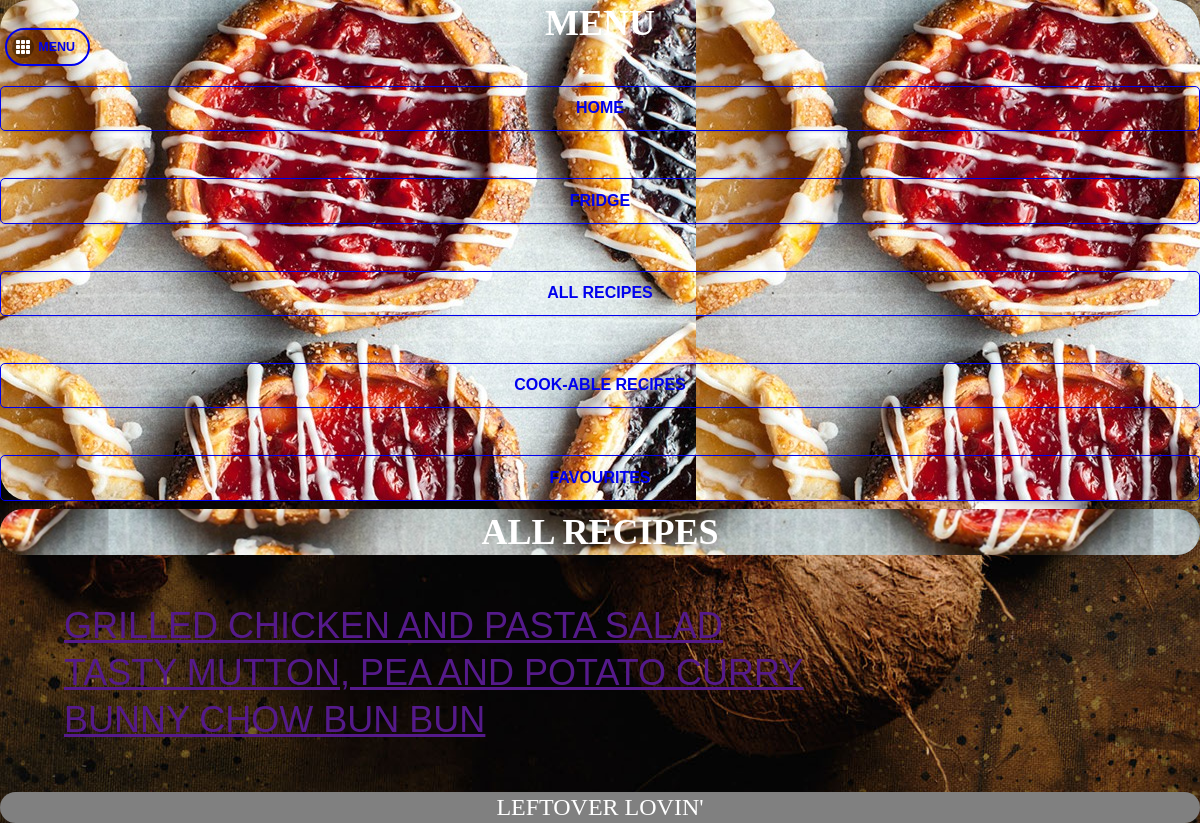
Screenshot of /AllRecipes.php with the database file from the repository.
### tables this page shows
CREATE TABLE IF NOT EXISTS `recipes` (
`ID` int(11) NOT NULL,
  `Name` varchar(500) NOT NULL,
  `Description` varchar(500) NOT NULL,
  `MealTime` varchar(500) NOT NULL,
  `Ingredients` varchar(500) NOT NULL,
  `Prep` varchar(500) NOT NULL,
  `score` int(11) NOT NULL,
  `votes` int(11) NOT NULL,
  `ImageLink` varchar(500) NOT NULL
);

### AllRecipes.php (the view, shortened to what this page needs)
<!DOCTYPE html>
<html>
	<head>
<?php include('stuff.php'); ?>
	</head>
	<body id="bodyP">
<?php include('panel.php'); ?>
		<div data-role="header" style="overflow:hidden;" id="headerP">
			<h1 id="homeH">All Recipes</h1>
			<a href="#myPanel" title="Click to display options" class="ui-btn-left ui-btn ui-btn-inline ui-mini ui-corner-all ui-btn-icon-left ui-icon-grid" id="menuB">Menu</a>
		</div>
		<div data-role="main" class="ui-content" id="main">
			<ul id="main" id="listRecipies" data-role="listview" data-filter="true" data-filter-placholder="search recipes" data-inset="true">
			<?php
			$result = mysql_query("SELECT * FROM recipes");
			$count = mysql_num_rows($result);
			if($count > 0)
			{
			while($row = mysql_fetch_array($result)){
					echo "<li><a href='' title='Click to display the desired recipe' class='main' id='".$row["ID"]."'>".$row["Name"]."</a></li>";
				}
			}
			?>
			</ul>
		</div>
		<div data-role="footer" id="footerP">
			<h1>Leftover Lovin'</h1>
		</div>
	</body>
</html>

### css/styles.css (style rules this page uses)
#bodyP, body { margin: 0; padding: 0; overflow: auto; overflow: scroll; background:#444444 url("images/922389-yummy-food-wallpaper.jpg") 70% 60% repeat-x; font-size:x-large; }
li { display: table; }
#homeH { background:url("images/pies4.jpg") 70% 50% repeat-x; font-weight: bold; margin: auto; font-family: Dotum; text-align: center; font-size:150%; color: white; }
.main { font-size:150%; }
h1 { font-weight: bold; margin: auto; font-family: Dotum; text-align: center; font-size:150%; }
#headerP { background:#444444; border-width: 3px; border-radius: 30px; border-color: rgba(195,195,195,1); }
#footerP { background-color: grey; border-color: rgba(195,195,195,1); border-width: 3px; border-radius: 30px; font-size: 20pt; color: white; position: relative; width: 100%; bottom: 10%; }
#menuB { margin-right: 13px; top: 28px; border-width: 2px; border-radius: 30px; margin: auto; }

### css/index.css (style rules this page uses)
* { -webkit-tap-highlight-color: rgba(0,0,0,0); }
body { -webkit-touch-callout: none; -webkit-text-size-adjust: none; -webkit-user-select: none; background-color:#E4E4E4; background-image:linear-gradient(top, #A7A7A7 0%, #E4E4E4 51%); background-image:-webkit-linear-gradient(top, #A7A7A7 0%, #E4E4E4 51%); background-image:-ms-linear-gradient(top, #A7A7A7 0%, #E4E4E4 51%); background-image:-webkit-gradient( linear, left top, left bottom, color-stop(0, #A7A7A7), color-stop(0.51, #E4E4E4) ); background-attachment:fixed; font-family:'HelveticaNeue-Light', 'HelveticaNeue', Helvetica, Arial, sans-serif; font-size:12px; height:100%; margin:0px; padding:0px; text-transform:uppercase; width:100%; }
h1 { font-size:24px; font-weight:normal; margin:0px; overflow:visible; padding:0px; text-align:center; }

### rows the page displays
recipes: Name "GRILLED CHICKEN AND PASTA SALAD"
recipes: Name "TASTY MUTTON, PEA AND POTATO CURRY"
recipes: Name "BUNNY CHOW BUN BUN"
